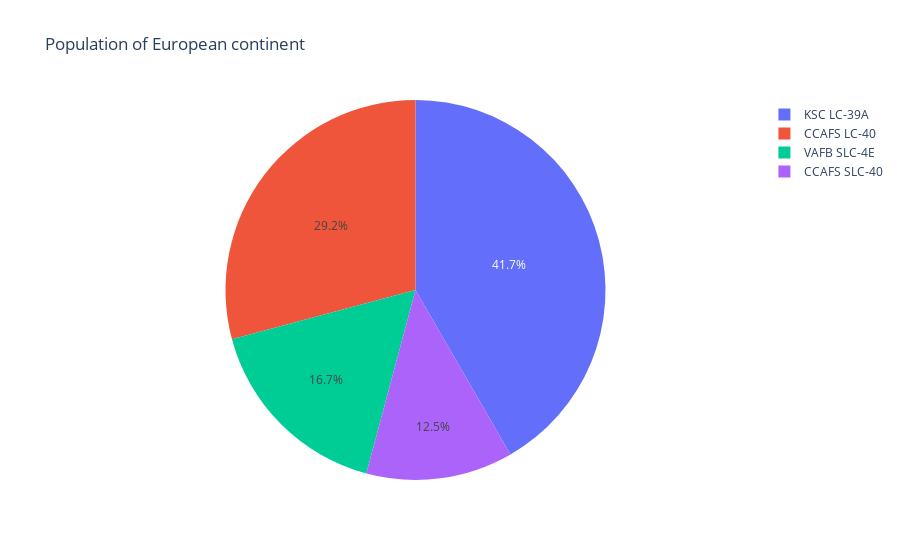

The notebook cell saved with this chart:
### Code cell
fig = px.pie(df, values='class', names='Launch Site', title='Population of European continent')
fig.show()

### Figure 1 — Plotly figure (JSON) as saved in the notebook; plotly's stock layout.template omitted (floating-point values rounded to 4 significant figures)
{"data": [{"domain": {"x": [0, 1], "y": [0, 1]}, "hovertemplate": "Launch Site=%{label}<br>class=%{value}<extra></extra>", "labels": ["CCAFS LC-40", "CCAFS LC-40", "CCAFS LC-40", "CCAFS LC-40", "CCAFS LC-40", "CCAFS LC-40", "CCAFS LC-40", "CCAFS LC-40", "CCAFS LC-40", "CCAFS LC-40", "CCAFS LC-40", "CCAFS LC-40", "CCAFS LC-40", "CCAFS LC-40", "CCAFS LC-40", "CCAFS LC-40", "CCAFS LC-40", "CCAFS LC-40", "CCAFS LC-40", "CCAFS LC-40", "CCAFS LC-40", "CCAFS LC-40", "CCAFS LC-40", "CCAFS LC-40", "CCAFS LC-40", "CCAFS LC-40", "VAFB SLC-4E", "VAFB SLC-4E", "VAFB SLC-4E", "VAFB SLC-4E", "VAFB SLC-4E", "VAFB SLC-4E", "VAFB SLC-4E", "VAFB SLC-4E", "VAFB SLC-4E", "VAFB SLC-4E", "KSC LC-39A", "KSC LC-39A", "KSC LC-39A", "KSC LC-39A", "KSC LC-39A", "KSC LC-39A", "KSC LC-39A", "KSC LC-39A", "KSC LC-39A", "KSC LC-39A", "KSC LC-39A", "KSC LC-39A", "KSC LC-39A", "CCAFS SLC-40", "CCAFS SLC-40", "CCAFS SLC-40", "CCAFS SLC-40", "CCAFS SLC-40", "CCAFS SLC-40", "CCAFS SLC-40"], "legendgroup": "", "name": "", "showlegend": true, "type": "pie", "values": [0, 0, 0, 0, 0, 0, 0, 0, 0, 0, 0, 0, 0, 0, 0, 0, 0, 1, 1, 0, 1, 1, 1, 0, 1, 1, 0, 0, 1, 1, 1, 1, 0, 0, 0, 0, 1, 0, 1, 1, 0, 1, 1, 0, 1, 1, 1, 1, 1, 1, 1, 0, 0, 0, 1, 0]}], "layout": {"legend": {"tracegroupgap": 0}, "title": {"text": "Population of European continent"}}}
